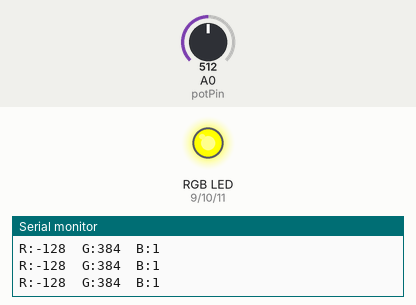
This sketch was run on a simulated Arduino Uno, built with avr-gcc and run on an emulated ATmega328P. On the bench: an RGB LED mixed from three pins (HIGH = lit), the last lines printed to the serial monitor. Inputs (shaded band) come from the test bench; at power-on: A0 (potPin) = 512.

Above: at 1.2 s.
1.3 s: A0 (potPin) set to 692
At 1.9 s:
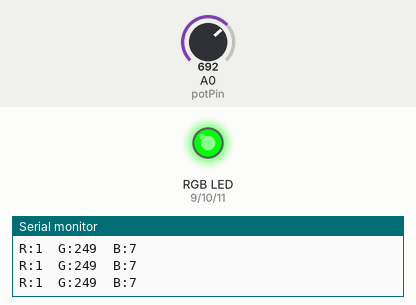
2.8 s: A0 (potPin) set to 672
At 4.0 s:
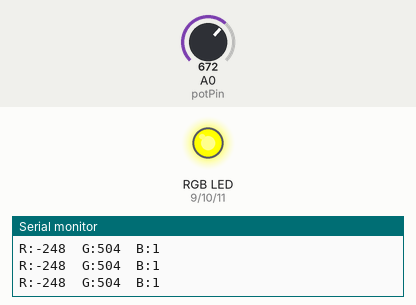
4.3 s: A0 (potPin) set to 488
7.3 s: A0 (potPin) set to 460
10.3 s: A0 (potPin) set to 0
At 11.1 s:
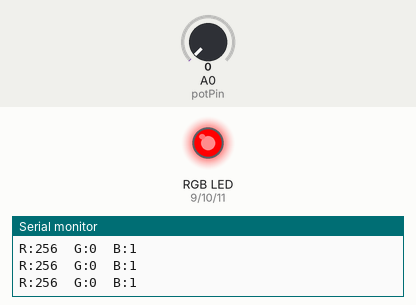
11.8 s: A0 (potPin) set to 12
At 12.3 s:
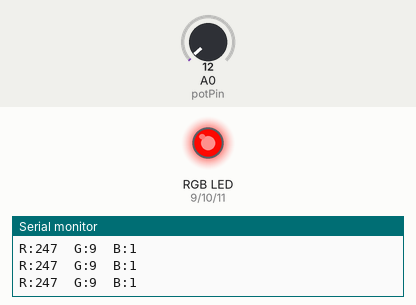
13.3 s: A0 (potPin) set to 15
At 14.7 s:
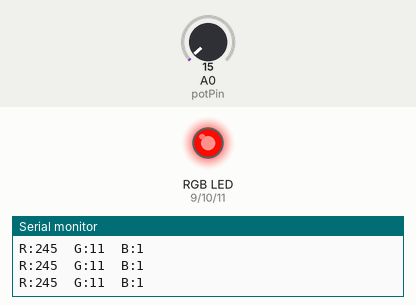
Timing chart, 0 to 15.8 s (numbered marks = the images above; inputs shaded):
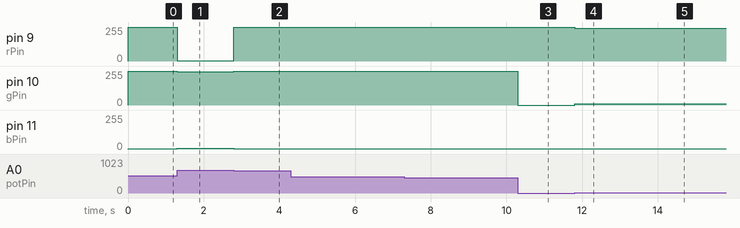

The sketch:

DMComboLock.ino
```cpp
//Drawing Machines: Combination Lock
//Lucas Lacamara

//TODO:
////Separate brightness among r, g, and b pins.

int potPin = 0;
int potVal = 0;

int rPin = 9;
int gPin = 10;
int bPin = 11;
int rVal = 0;
int gVal = 0;
int bVal = 0;

int DEBUG = 1;

int brightness = 0;
int fadeAmount = 5;

void setup() {
  pinMode(rPin, OUTPUT);
  pinMode(gPin, OUTPUT);
  pinMode(bPin, OUTPUT);

  if (DEBUG) {
    Serial.begin(9600);
  }
}

void loop() {
  potVal = analogRead(potPin);

  if (potVal < 682) { //0-682
    potVal = (potVal * 3) / 4; //Normalize to 0-255

    rVal = 256 - potVal; //Red from full to off
    gVal = potVal; //Green from off to full
    bVal = 1; //Blue off

  } else if (potVal < 1364) { //682-1364
    potVal = ((potVal - 682) * 3) / 4; //Normalize to 0-255

    rVal = 1; //Red off
    gVal = 256 - potVal; //Green from full to off
    bVal = potVal; //Blue from off to full

  } else { //1364-2046
    potVal = ((potVal - 1365) * 3) / 4; //Normalize to 0-255

    rVal = potVal; //Red from off to full
    gVal = 1; //Green off
    bVal = 256 - potVal; //Blue from full to off
  }

  analogWrite(rPin, rVal);
  analogWrite(gPin, gVal);
  analogWrite(bPin, bVal);

  if (DEBUG) {
    DEBUG += 1;

    if (DEBUG > 100) { //print every hundred loops
      DEBUG = 1; //Reset the counter

      Serial.print("R:");
      Serial.print(rVal);
      Serial.print("\t");

      Serial.print("G:");
      Serial.print(gVal);
      Serial.print("\t");

      Serial.print("B:");
      Serial.println(bVal);
    }
  }
}
```

Measured:
- after the input at 1.3 s, pin 9 (rPin): 255/255 → 1/255 at once; pin 10 (gPin): 255/255 → 249/255 at once; pin 11 (bPin): 1/255 → 7/255 at once
- after the input at 2.8 s, pin 9 (rPin): 1/255 → 255/255 at once; pin 10 (gPin): 249/255 → 255/255 at once; pin 11 (bPin): 7/255 → 1/255 at once
- after the input at 10.3 s, pin 10 (gPin): 255/255 → 0/255 at once
- after the input at 11.8 s, pin 9 (rPin): 255/255 → 247/255 at once; pin 10 (gPin): 0/255 → 9/255 at once
- after the input at 13.3 s, pin 9 (rPin): 247/255 → 245/255 at once; pin 10 (gPin): 9/255 → 11/255 at once
